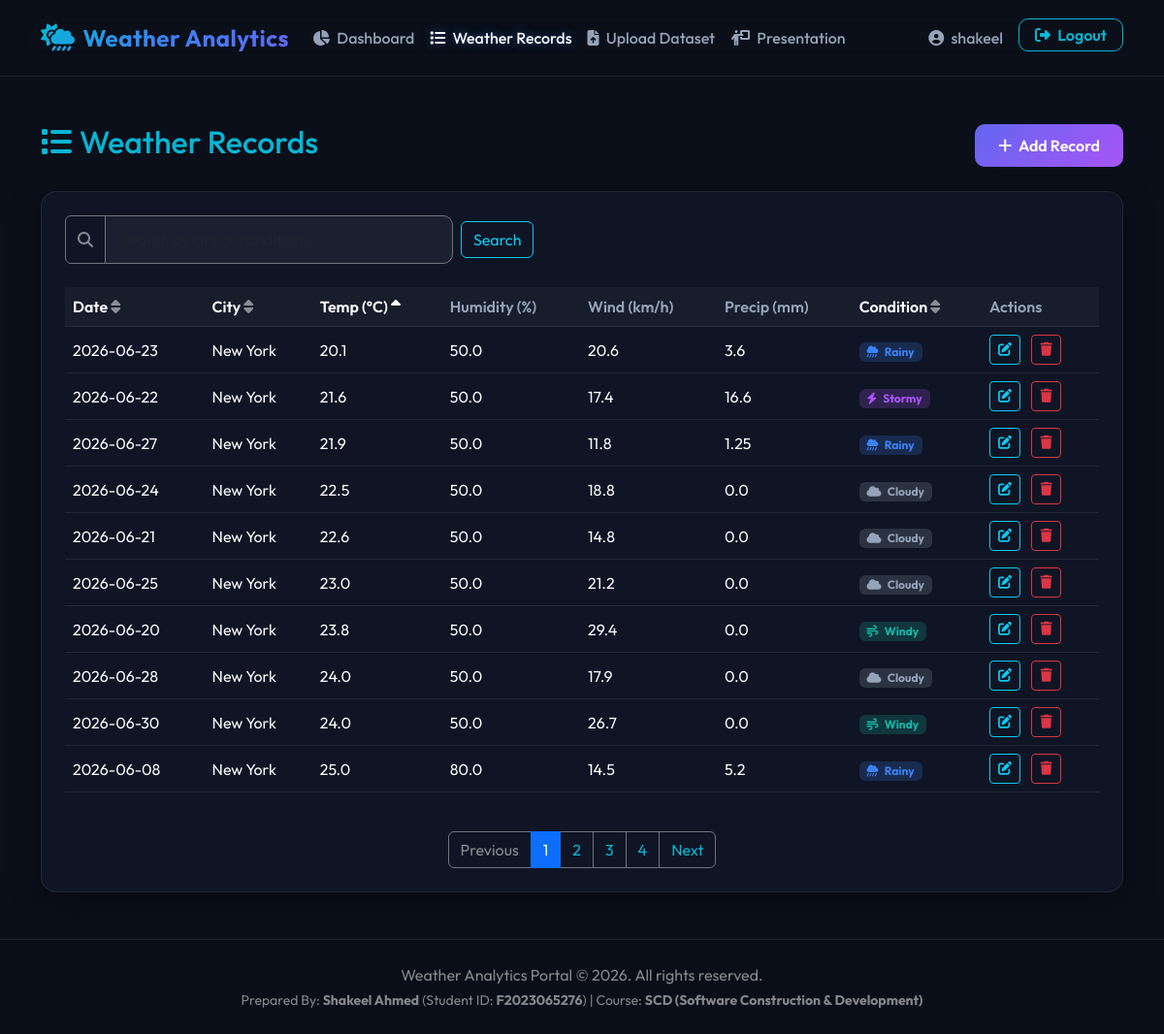
The app's page /records/?sort=temperature&q= (signed in) with its own data.
### analytics/models.py (models this page shows, shortened)
class WeatherRecord(models.Model):
    CONDITION_CHOICES = [
        ('Sunny', 'Sunny'),
        ('Rainy', 'Rainy'),
        ('Cloudy', 'Cloudy'),
        ('Snowy', 'Snowy'),
        ('Stormy', 'Stormy'),
        ('Windy', 'Windy'),
    ]
    date = models.DateField()
    time = models.TimeField(null=True, blank=True)
    city = models.CharField(max_length=100, default='New York')
    temperature = models.FloatField(help_text="Temperature in Celsius")
    humidity = models.FloatField(help_text="Humidity percentage")
    wind_speed = models.FloatField(help_text="Wind speed in km/h")
    precipitation = models.FloatField(help_text="Precipitation in mm")
    condition = models.CharField(max_length=50, choices=CONDITION_CHOICES)
    created_at = models.DateTimeField(auto_now_add=True)
    updated_at = models.DateTimeField(auto_now=True)
    class Meta:
        ordering = ['-date']
        unique_together = ('date', 'city')

### analytics/views.py (the view)
# urls.py: path('records/', views.record_list_view, name='record_list'),
@login_required
def record_list_view(request):
    records = WeatherRecord.objects.all()
    query = request.GET.get('q')
    if query:
        records = records.filter(models.Q(city__icontains=query) | models.Q(condition__icontains=query))
    sort_by = request.GET.get('sort', '-date')
    valid_sorts = ['date', '-date', 'city', '-city', 'temperature', '-temperature', 'condition', '-condition']
    if sort_by in valid_sorts:
        records = records.order_by(sort_by)
    else:
        records = records.order_by('-date')
    paginator = Paginator(records, 10)
    page_number = request.GET.get('page')
    page_obj = paginator.get_page(page_number)
    return render(request, 'analytics/record_list.html', {
        'page_obj': page_obj,
        'query': query or '',
        'sort_by': sort_by
    })

### templates/analytics/record_list.html (shortened to what this page needs)
{% extends 'base.html' %}
{% block content %}
<div class="row animate-fade-in">
    <div class="col-12 d-flex justify-content-between align-items-center mb-4">
        <h2 class="text-cyan"><i class="fa-solid fa-list me-2"></i>Weather Records</h2>
        <a href="{% url 'record_add' %}" class="btn btn-grad">
            <i class="fa-solid fa-plus me-1"></i> Add Record
        </a>
    </div>
    <div class="col-12">
        <div class="card glass-card p-4">
            <form method="get" class="mb-4 d-flex gap-2 align-items-center">
                <div class="input-group" style="max-width: 400px;">
                    <span class="input-group-text bg-transparent border-secondary text-white-50"><i class="fa-solid fa-search"></i></span>
                    <input type="text" name="q" value="{{ query }}" class="form-control form-control-custom border-secondary" placeholder="Search by city or condition...">
                </div>
                <button type="submit" class="btn btn-outline-info">Search</button>
            </form>
            <div class="table-responsive">
                <table class="table table-custom table-hover">
                    <thead>
                        <tr>
                            <th><a href="?sort={% if sort_by == 'date' %}-date{% else %}date{% endif %}&q={{ query }}" class="text-white text-decoration-none">Date {% if sort_by == 'date' %}<i class="fa-solid fa-sort-up"></i>{% elif sort_by == '-date' %}<i class="fa-solid fa-sort-down"></i>{% else %}<i class="fa-solid fa-sort text-white-50"></i>{% endif %}</a></th>
                            <th><a href="?sort={% if sort_by == 'city' %}-city{% else %}city{% endif %}&q={{ query }}" class="text-white text-decoration-none">City {% if sort_by == 'city' %}<i class="fa-solid fa-sort-up"></i>{% elif sort_by == '-city' %}<i class="fa-solid fa-sort-down"></i>{% else %}<i class="fa-solid fa-sort text-white-50"></i>{% endif %}</a></th>
                            <th><a href="?sort={% if sort_by == 'temperature' %}-temperature{% else %}temperature{% endif %}&q={{ query }}" class="text-white text-decoration-none">Temp (°C) {% if sort_by == 'temperature' %}<i class="fa-solid fa-sort-up"></i>{% elif sort_by == '-temperature' %}<i class="fa-solid fa-sort-down"></i>{% else %}<i class="fa-solid fa-sort text-white-50"></i>{% endif %}</a></th>
                            <th>Humidity (%)</th>
                            <th>Wind (km/h)</th>
                            <th>Precip (mm)</th>
                            <th><a href="?sort={% if sort_by == 'condition' %}-condition{% else %}condition{% endif %}&q={{ query }}" class="text-white text-decoration-none">Condition {% if sort_by == 'condition' %}<i class="fa-solid fa-sort-up"></i>{% elif sort_by == '-condition' %}<i class="fa-solid fa-sort-down"></i>{% else %}<i class="fa-solid fa-sort text-white-50"></i>{% endif %}</a></th>
                            <th>Actions</th>
                        </tr>
                    </thead>
                    <tbody>
                        {% for record in page_obj %}
                        <tr>
                            <td>
                                {{ record.date|date:"Y-m-d" }}
                            </td>
                            <td>{{ record.city }}</td>
                            <td>{{ record.temperature }}</td>
                            <td>{{ record.humidity }}</td>
                            <td>{{ record.wind_speed }}</td>
                            <td>{{ record.precipitation }}</td>
                            <td>
                                <span class="badge badge-{{ record.condition|lower }}">
                                    {% if record.condition == 'Sunny' %}<i class="fa-solid fa-sun me-1"></i>
                                    {% elif record.condition == 'Rainy' %}<i class="fa-solid fa-cloud-showers-heavy me-1"></i>
                                    {% elif record.condition == 'Cloudy' %}<i class="fa-solid fa-cloud me-1"></i>
                                    {% elif record.condition == 'Snowy' %}<i class="fa-solid fa-snowflake me-1"></i>
                                    {% elif record.condition == 'Stormy' %}<i class="fa-solid fa-bolt me-1"></i>
                                    {% elif record.condition == 'Windy' %}<i class="fa-solid fa-wind me-1"></i>
                                    {% endif %}
                                    {{ record.condition }}
                                </span>
                            </td>
                            <td>
                                <a href="{% url 'record_edit' record.pk %}" class="btn btn-sm btn-outline-info me-2" title="Edit">
                                    <i class="fa-solid fa-pen-to-square"></i>
                                </a>
                                <a href="{% url 'record_delete' record.pk %}" class="btn btn-sm btn-outline-danger" title="Delete">
                                    <i class="fa-solid fa-trash"></i>
                                </a>
                            </td>
                        </tr>
                        {% endfor %}
                    </tbody>
                </table>
            </div>
            {% if page_obj.has_other_pages %}
            <nav aria-label="Page navigation" class="mt-4">
                <ul class="pagination justify-content-center mb-0">
                    {% if page_obj.has_previous %}
                        <li class="page-item"><a class="page-link bg-transparent text-cyan border-secondary" href="?page={{ page_obj.previous_page_number }}&q={{ query }}&sort={{ sort_by }}">Previous</a></li>
                    {% else %}
                        <li class="page-item disabled"><span class="page-link bg-transparent text-white-50 border-secondary">Previous</span></li>
                    {% endif %}
                    {% for i in page_obj.paginator.page_range %}
                        {% if page_obj.number == i %}
                            <li class="page-item active"><span class="page-link bg-cyan text-white border-cyan">{{ i }}</span></li>
                        {% else %}
                            <li class="page-item"><a class="page-link bg-transparent text-cyan border-secondary" href="?page={{ i }}&q={{ query }}&sort={{ sort_by }}">{{ i }}</a></li>
                        {% endif %}
                    {% endfor %}
                    {% if page_obj.has_next %}
                        <li class="page-item"><a class="page-link bg-transparent text-cyan border-secondary" href="?page={{ page_obj.next_page_number }}&q={{ query }}&sort={{ sort_by }}">Next</a></li>
                    {% else %}
                        <li class="page-item disabled"><span class="page-link bg-transparent text-white-50 border-secondary">Next</span></li>
                    {% endif %}
                </ul>
            </nav>
            {% endif %}
        </div>
    </div>
</div>
{% endblock %}

### templates/base.html (shortened to what this page needs)
{% load static %}
<!DOCTYPE html>
<html lang="en">
<head>
    <link href="https://cdn.jsdelivr.net/npm/bootstrap@5.3.2/dist/css/bootstrap.min.css" rel="stylesheet">
    <link rel="stylesheet" href="https://cdnjs.cloudflare.com/ajax/libs/font-awesome/6.4.2/css/all.min.css">
    <link rel="stylesheet" href="{% static 'css/style.css' %}">
</head>
<body>
    <nav class="navbar navbar-expand-lg navbar-dark navbar-custom py-3">
        <div class="container">
            <a class="navbar-brand d-flex align-items-center" href="{% url 'dashboard' %}">
                <i class="fa-solid fa-cloud-sun-rain me-2 fs-3 text-cyan"></i>
                <span class="fs-4">Weather Analytics</span>
            </a>
            <div class="collapse navbar-collapse" id="navbarNav">
                <ul class="navbar-nav me-auto">
                    {% if user.is_authenticated %}
                    <li class="nav-item">
                        <a class="nav-link {% if request.resolver_match.url_name == 'dashboard' %}active{% endif %}" href="{% url 'dashboard' %}">
                            <i class="fa-solid fa-chart-pie me-1"></i> Dashboard
                        </a>
                    </li>
                    <li class="nav-item">
                        <a class="nav-link {% if request.resolver_match.url_name == 'record_list' %}active{% endif %}" href="{% url 'record_list' %}">
                            <i class="fa-solid fa-list me-1"></i> Weather Records
                        </a>
                    </li>
                    <li class="nav-item">
                        <a class="nav-link {% if request.resolver_match.url_name == 'upload_csv' %}active{% endif %}" href="{% url 'upload_csv' %}">
                            <i class="fa-solid fa-file-upload me-1"></i> Upload Dataset
                        </a>
                    </li>
                    <li class="nav-item">
                        <a class="nav-link {% if request.resolver_match.url_name == 'presentation' %}active{% endif %}" href="{% url 'presentation' %}">
                            <i class="fa-solid fa-person-chalkboard me-1"></i> Presentation
                        </a>
                    </li>
                    {% endif %}
                </ul>
                <ul class="navbar-nav">
                    {% if user.is_authenticated %}
                    <li class="nav-item">
                        <a class="nav-link {% if request.resolver_match.url_name == 'profile' %}active{% endif %}" href="{% url 'profile' %}">
                            <i class="fa-solid fa-user-circle me-1"></i> {{ user.username }}
                        </a>
                    </li>
                    <li class="nav-item ms-lg-2">
                        <form method="post" action="{% url 'logout' %}" class="d-inline">
                            <button type="submit" class="btn btn-outline-custom py-1 px-3">
                                <i class="fa-solid fa-sign-out-alt me-1"></i> Logout
                            </button>
                        </form>
                    </li>
                    {% endif %}
                </ul>
            </div>
        </div>
    </nav>
    <div class="container my-5 flex-grow-1">
        {% block content %}{% endblock %}
    </div>
    <footer class="py-4 mt-auto" style="background: rgba(11, 15, 25, 0.9); border-top: 1px solid var(--glass-border);">
        <div class="container text-center">
            <p class="mb-1 text-white-50">Weather Analytics Portal &copy; 2026. All rights reserved.</p>
            <p class="mb-0 text-white-50 small">
                Prepared By: <strong>Shakeel Ahmed</strong> (Student ID: <strong>F2023065276</strong>) | Course: <strong>SCD (Software Construction & Development)</strong>
            </p>
        </div>
    </footer>
</body>
</html>

### static/css/style.css (style rules this page uses)
:root { --bg-primary: #0b0f19; --bg-secondary: #131a2c; --text-primary: #f8fafc; --text-secondary: #94a3b8; --accent-blue: #3b82f6; --accent-indigo: #6366f1; --accent-purple: #a855f7; --accent-cyan: #06b6d4; --glass-bg: rgba(19, 26, 44, 0.65); --glass-border: rgba(255, 255, 255, 0.08); --card-shadow: 0 8px 32px 0 rgba(0, 0, 0, 0.37); --transition-smooth: all 0.3s cubic-bezier(0.4, 0, 0.2, 1); }
.text-cyan { color: var(--accent-cyan) !important; }
body { background-color: var(--bg-primary); color: var(--text-primary); font-family: 'Outfit', sans-serif; min-height: 100vh; display: flex; flex-direction: column; overflow-x: hidden; }
.glass-card { background: var(--glass-bg); backdrop-filter: blur(12px); -webkit-backdrop-filter: blur(12px); border: 1px solid var(--glass-border); border-radius: 16px; box-shadow: var(--card-shadow); transition: var(--transition-smooth); }
.navbar-custom { background: rgba(11, 15, 25, 0.8) !important; backdrop-filter: blur(16px); -webkit-backdrop-filter: blur(16px); border-bottom: 1px solid var(--glass-border); }
.navbar-brand { font-weight: 700; letter-spacing: 0.5px; background: linear-gradient(135deg, var(--accent-cyan), var(--accent-blue), var(--accent-indigo)); -webkit-background-clip: text; -webkit-text-fill-color: transparent; }
.nav-link { color: var(--text-secondary) !important; font-weight: 500; transition: var(--transition-smooth); }
.nav-link:hover, .nav-link.active { color: var(--text-primary) !important; text-shadow: 0 0 10px rgba(59, 130, 246, 0.5); }
.btn-grad { background: linear-gradient(135deg, var(--accent-indigo) 0%, var(--accent-purple) 100%); border: none; color: #fff; font-weight: 600; border-radius: 10px; padding: 10px 24px; transition: var(--transition-smooth); }
.btn-outline-custom { border: 1px solid var(--accent-cyan); color: var(--accent-cyan); background: transparent; border-radius: 10px; font-weight: 600; transition: var(--transition-smooth); }
.table-custom { color: var(--text-primary) !important; }
.table-custom th { background: rgba(255, 255, 255, 0.03) !important; border-color: var(--glass-border) !important; color: var(--text-secondary); font-weight: 600; }
.table-custom td { background: transparent !important; border-color: var(--glass-border) !important; color: var(--text-primary) !important; vertical-align: middle; }
.form-control-custom { background: rgba(255, 255, 255, 0.05); border: 1px solid var(--glass-border); color: var(--text-primary); border-radius: 10px; padding: 12px 16px; transition: var(--transition-smooth); }
.animate-fade-in { animation: fadeIn 0.6s ease forwards; }
.badge-rainy { background: rgba(59, 130, 246, 0.2); color: #3b82f6; }
.badge-cloudy { background: rgba(148, 163, 184, 0.2); color: #94a3b8; }
.badge-stormy { background: rgba(168, 85, 247, 0.2); color: #a855f7; }
.badge-windy { background: rgba(20, 184, 166, 0.2); color: #14b8a6; }

### records on screen
WeatherRecord: date "2026-06-23", city "New York", temperature "20.1", humidity "50.0", wind_speed "20.6", precipitation "3.6", condition "Rainy"
WeatherRecord: date "2026-06-22", city "New York", temperature "21.6", humidity "50.0", wind_speed "17.4", precipitation "16.6", condition "Stormy"
WeatherRecord: date "2026-06-27", city "New York", temperature "21.9", humidity "50.0", wind_speed "11.8", precipitation "1.25", condition "Rainy"
WeatherRecord: date "2026-06-24", city "New York", temperature "22.5", humidity "50.0", wind_speed "18.8", precipitation "0.0", condition "Cloudy"
WeatherRecord: date "2026-06-21", city "New York", temperature "22.6", humidity "50.0", wind_speed "14.8", precipitation "0.0", condition "Cloudy"
WeatherRecord: date "2026-06-25", city "New York", temperature "23.0", humidity "50.0", wind_speed "21.2", precipitation "0.0", condition "Cloudy"
WeatherRecord: date "2026-06-20", city "New York", temperature "23.8", humidity "50.0", wind_speed "29.4", precipitation "0.0", condition "Windy"
WeatherRecord: date "2026-06-28", city "New York", temperature "24.0", humidity "50.0", wind_speed "17.9", precipitation "0.0", condition "Cloudy"
WeatherRecord: date "2026-06-30", city "New York", temperature "24.0", humidity "50.0", wind_speed "26.7", precipitation "0.0", condition "Windy"
WeatherRecord: date "2026-06-08", city "New York", temperature "25.0", humidity "80.0", wind_speed "14.5", precipitation "5.2", condition "Rainy"

### other values on screen
{{ user.username }} "shakeel"
{{ i }} "1"
{{ i }} "2" "3" "4"
